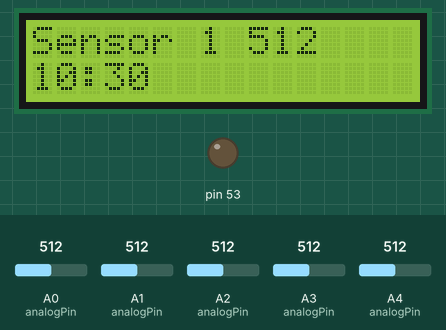
Bench run of a sketch on a simulated Arduino Mega 2560, built with avr-gcc and run on an emulated ATmega2560. Parts: 16×2 character LCD, output pins drawn as LEDs (lit = HIGH). Inputs (shaded band) come from the test bench; at power-on: A0 (analogPin) = 512, A1 (analogPin) = 512, A2 (analogPin) = 512, A3 (analogPin) = 512, A4 (analogPin) = 512. Storage starts empty; what the sketch prints to the serial monitor is not drawn.

Above: at 19.46 s.
19.5 s: A0 (analogPin) set to 716
At 19.77 s:
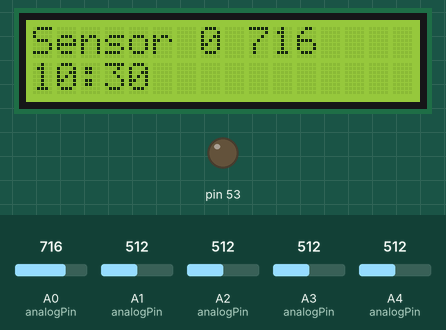
21.2 s: A1 (analogPin) set to 716
At 21.39 s:
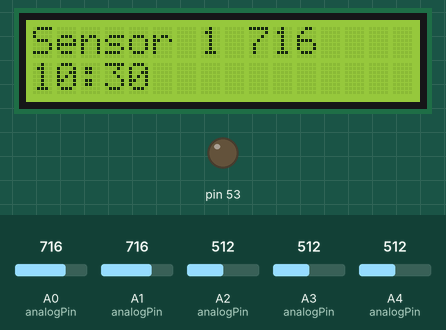
22.8 s: A2 (analogPin) set to 716
At 23.0 s:
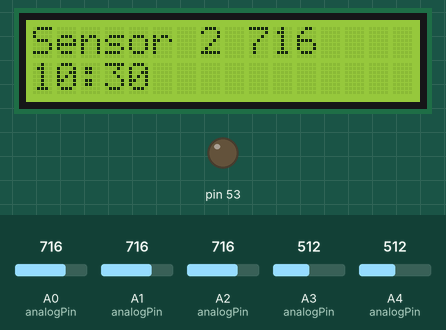
24.4 s: A3 (analogPin) set to 716
At 24.62 s:
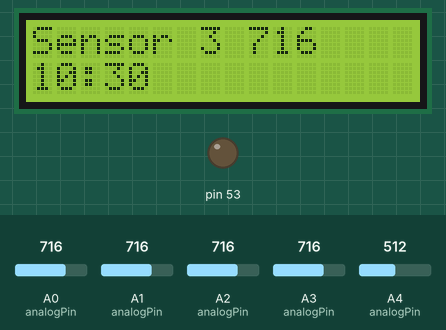
26.1 s: A4 (analogPin) set to 716
At 26.23 s:
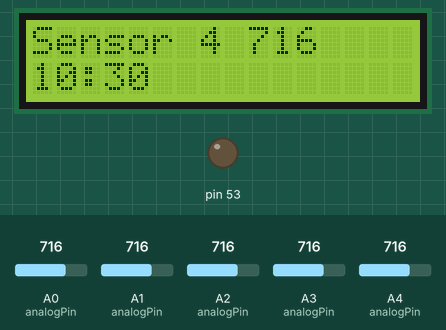
27.7 s: A0 (analogPin) set to 992
At 27.85 s:
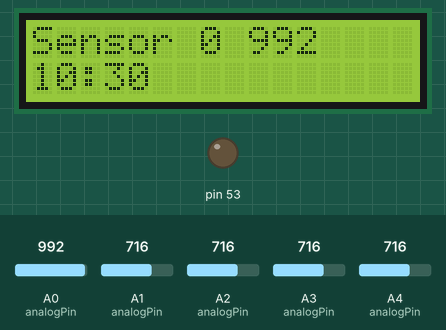

The sketch:

TestingSDCardLibrary.ino
```cpp
// Libraries needed
#include <SDCardLibraryFunctions.h>
#include <stdlib.h>
#include <LiquidCrystal.h>

// STRINGS ARE BAD...DO NOT USE STRINGS....

// Variables
SD_Functions sdCardFunctions;         // Variable linked to class definition from the library
bool clarity;                         // Return value check

bool isSDCardFunctional;              // Boolean to test if there is an SD card being used
bool wasSDCardInitialized;            // Boolean to check if SD card was already initialized
                                      // If it wasn't the program needs to be reset to check SD card for correct filename

File myFile;                          // Filename path

int sensorDataInt = 0;                // Hold the string data from the sensor
char sensorDataChar[12];              // Holds the converted sensor data from the integer

int timeDataInt;                      // Holds integer value of time
char timeDataTemp[5];                 // Temporary holder for integer to char conversion

char directoryName[8];                // Used for holding the name of the directory to save sensor information in

char directoryPath[21] = "/sendata/"; // Hold the directory pathname when passed through the library functions

char fullInput[32];                   // Holds the full inputted save file

int analogPin = 0;                    // Initializing a variable that will be used to designate the correct analog pin

int sensorCounter = 0;                // Sensor counter variable

// Initialize the library with the numbers of the interface pins
// LiquidCrystal(rs, enable, d0, d1, d2, d3, d4, d5, d6, d7)
LiquidCrystal lcd(22, 23, 24, 25, 26, 27, 28, 29, 30, 31);


void setup() {

  // Set the LCD's number of columns and rows
  lcd.begin(16, 2);

  // Initialize the SD card
  clarity = sdCardFunctions.initializeSD(53, 49);
  // Check for return value
  if (clarity) {
    lcd.print("SD card found");
    isSDCardFunctional = true;
  } else {
    lcd.print("SD card");
    lcd.setCursor(0, 1);
    lcd.print("not found");
    isSDCardFunctional = false;
  }

  // Only do this setup if SD card is inserted otherwise program will crash
  // Checks to see if directory is created
  // Checks to see if filenames within directory are created
  if (isSDCardFunctional) {
    setupForSDCard();
  }

  delay(3000);

  // Set the time
  setTime(10, 30, 00, 15, 2, 16); // hr, min, sec, day, month, yr

} // End of setup()


void loop() {
  lcd.setCursor(0,0);

  switch (sensorCounter) {
    case 0:
      strcat(directoryPath, "sen0.txt");
      analogPin = 0;
      sensorCounter++;
      break;
    case 1:
      strcat(directoryPath, "sen1.txt");
      analogPin = 1;
      sensorCounter++;
      break;
    case 2:
      strcat(directoryPath, "sen2.txt");
      analogPin = 2;
      sensorCounter++;
      break;
    case 3:
      strcat(directoryPath, "sen3.txt");
      analogPin = 3;
      sensorCounter++;
      break;
    case 4:
      strcat(directoryPath, "sen4.txt");
      analogPin = 4;
      sensorCounter = 0;
      break;
  }

  //getMemoryNumber();

  // Get the current time
  // Initial input text format is xx(month)/xx(day)/xxxx(year) xx(hour):xx(minute).xx(second)
  timeDataInt = month();
  itoa(timeDataInt, timeDataTemp, 10);
  strcat(fullInput, timeDataTemp);
  strcat(fullInput, "/");

  timeDataInt = day();
  itoa(timeDataInt, timeDataTemp, 10);
  strcat(fullInput, timeDataTemp);
  strcat(fullInput, "/");

  timeDataInt = year();
  itoa(timeDataInt, timeDataTemp, 10);
  strcat(fullInput, timeDataTemp);

  strcat(fullInput, " ");

  timeDataInt = hour();
  if (hour() < 10) {strcat(fullInput, "0");};
  itoa(timeDataInt, timeDataTemp, 10);
  strcat(fullInput, timeDataTemp);
  strcat(fullInput, ":");

  timeDataInt = minute();
  if (minute() < 10) {strcat(fullInput, "0");};
  itoa(timeDataInt, timeDataTemp, 10);
  strcat(fullInput, timeDataTemp);
  strcat(fullInput, " ");


  // Get the currently selected sensor value
  sensorDataInt = analogRead(analogPin);
  // Convert the read in data to a string to be saved to the SD card
  itoa(sensorDataInt, sensorDataChar, 10);
//  Serial.print("The sensor data that was read was from analog pin... ");
//  Serial.print(analogPin);
//  Serial.print(" the value is... ");
//  Serial.println(sensorDataChar);


  printSensorDataLCD(analogPin, sensorDataInt);
  printTime();


  // Select the correct file path name.
//  Serial.print("Attempt to write to ");
//  Serial.print(directoryPath);
//  Serial.print("...");

  // Attaches full input text format is xx/xx/xxxx xx:xx.xx xxx
  strcat(fullInput, sensorDataChar);


  // Prepare for writing to the SD card
  myFile = SD.open(directoryPath, FILE_WRITE);
  clarity = sdCardFunctions.writeToSD(myFile, fullInput, directoryPath);
  if (clarity) {
    //Serial.println("The file was opened correctly and the data was saved to it.");
    //getMemoryNumber();
  } else {
    //Serial.println("Something happened. Either the file did not open correctly or not saved correctly");
    isSDCardFunctional = false;
    getMemoryNumber();
  }


//  // Reading from the SD card. Don't need this later, only for testing purposes and writing checking
//  myFile = SD.open(directoryPath);
//  clarity = sdCardFunctions.readFromSD(myFile, directoryPath);
//  if (clarity) {
//    Serial.print("Done reading from ");
//    Serial.println(directoryPath);
//    getMemoryNumber();
//  } else {
//    Serial.print("Could not read from ");
//    Serial.println(directoryPath);
//    isSDCardFunctional = false;
//    getMemoryNumber();
//  }


  myFile.close();

  // Revert all the variables for the next read
  sensorDataInt = 0;
  memset(sensorDataChar, 0, sizeof(sensorDataChar));
  memset(timeDataTemp, 0, sizeof(timeDataTemp));
  memset(fullInput, 0, sizeof(fullInput));
  memset(directoryPath, 0, sizeof(directoryPath));

  strcat(directoryPath, "/sendata/");

  if (isSDCardFunctional == false) {
    delay(5000);
    clearLCD();
    lcd.print("Data not saved");
    lcd.setCursor(0, 1);
    lcd.print("Insert SD Card");
    delay(3000);
    clearLCD();

    // Check if SD card was inserted
    clarity = sdCardFunctions.initializeSD(53, 49);
    // Check for return value
    if (clarity) {
      lcd.print("SD card found");
      isSDCardFunctional = true;
      setupForSDCard();
    }
  }

  Serial.println("-----------------------------------------------------------------------\n");

} // End of loop()

void getMemoryNumber() {
  Serial.print(F("Amount of free memory = "));
  Serial.println(freeMemory());
}

void clearLCD() {
  lcd.setCursor(0, 0);
  lcd.print("                ");
  lcd.setCursor(0, 1);
  lcd.print("                ");
  lcd.setCursor(0, 0);
}

void printTime() {
  lcd.setCursor(0, 1);
  if (hour() < 10) {lcd.print("0");}
  lcd.print(hour());
  lcd.print(":");
  if (minute() < 10) {lcd.print("0");}
  lcd.print(minute());
}

void printSensorDataLCD(int sensorNumber, int sensorValue) {
  lcd.setCursor(0, 0);
  lcd.print("Sensor ");
  lcd.print(sensorNumber);
  lcd.print(" ");
  lcd.print(sensorValue);
}

void setupForSDCard() {
  // Check for directory
  // Specify directory name
  getMemoryNumber();
  strcat(directoryName, "sendata");
  // Open root folder to check
  myFile = SD.open("/");
  clarity = sdCardFunctions.checkForDirectory(directoryName);
  if (clarity) {
    Serial.print("Directory ");
    Serial.print(directoryName);
    Serial.println(" created or already exists");
  } else {
    Serial.print("Directory ");
    Serial.print(directoryName);
    Serial.println(" not created");
  }
  myFile.close();
  // Check for individual sensor files
  // CHANGE sensorCounter COUNTER FOR AMOUNT OF SENSORS WE USE
  for (int filenameCounter = 0; filenameCounter < 5; filenameCounter++) {
    switch (filenameCounter) {
      case 0:
        strcat(directoryPath, "sen0.txt");
        break;
      case 1:
        strcat(directoryPath, "sen1.txt");
        break;
      case 2:
        strcat(directoryPath, "sen2.txt");
        break;
      case 3:
        strcat(directoryPath, "sen3.txt");
        break;
      case 4:
        strcat(directoryPath, "sen4.txt");
        break;
    }
    myFile = SD.open("/sendata/");
    // Send over filename to be created
    clarity = sdCardFunctions.checkForSensorFile(myFile, directoryPath);
    if (clarity) {
      Serial.print("directoryPath/filename ");
      Serial.print(directoryPath);
      Serial.println(" created");
    } else {
      Serial.print("directoryPath/filename ");
      Serial.print(directoryPath);
      Serial.println(" not created");
    }
    // Reset the directory path filename
    memset(directoryPath, 0, sizeof(directoryPath));
    strcat(directoryPath, "/sendata/");
    delay(2000);
  }
  myFile.close();
  getMemoryNumber();

  clearLCD();
  lcd.print("Directory and");
  lcd.setCursor(0,1);
  lcd.print("files created");
  delay(5000);
  clearLCD();
}
```
